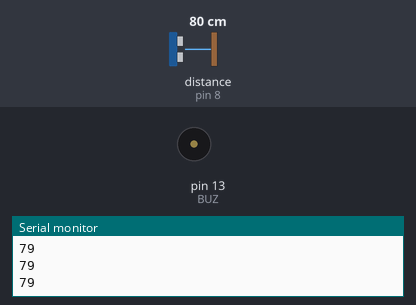
Simulated run of this sketch. Board: Arduino Uno, built with avr-gcc and run on an emulated ATmega328P. Shown: buzzer (waves = sounding, pin HIGH), the last lines printed to the serial monitor. Wiring (inferred from the names in the program): ultrasonic range finder: trigger pin 9; echo pin 8. Inputs (shaded band) come from the test bench; at power-on: distance to the obstacle (sensor on pin 8) 80 cm. The echo pulse lasts 58.3 µs per cm; pins used as bus, display or sensor lines are not drawn.

Above: at 1.2 s.
1.3 s: distance to the obstacle (sensor on pin 8) set to 17 cm
2.8 s: distance to the obstacle (sensor on pin 8) set to 14 cm
At 3.03 s:
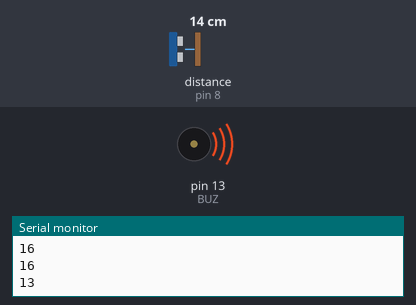
Timing chart, 0 to 11.8 s (numbered marks = the images above; inputs shaded):
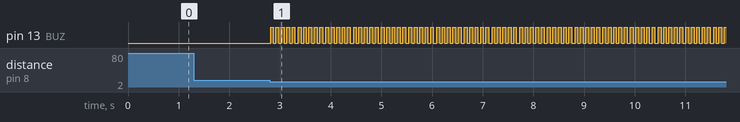

Measured:
- the behaviour switches between 16 and 15 cm on distance to the obstacle (sensor on pin 8) (found by bisection; images 0 and 1)
- after the input at 2.8 s, pin 13 (BUZ): alternates HIGH for 0.06 s and LOW for 0.05 s, starting at once

The sketch:

Smartshoe.ino
```cpp
#include <SoftwareSerial.h>

// Bluetooth configuration
SoftwareSerial B(10, 11); // RX, TX

// Ultrasonic sensor and buzzer configuration
#define trigPin 9    // Trig Pin Of HC-SR04
#define echoPin 8    // Echo Pin Of HC-SR04
#define BUZ 13       // BUZZER

long duration, distance;

void setup()
{
  // Initialize Bluetooth communication
  B.begin(9600);

  // Initialize Serial communication for debugging
  Serial.begin(9600);

  // Initialize pins for ultrasonic sensor and buzzer
  pinMode(BUZ, OUTPUT);
  pinMode(trigPin, OUTPUT); // Set Trig Pin As O/P To Transmit Waves
  pinMode(echoPin, INPUT);  // Set Echo Pin As I/P To Receive Reflected Waves
}

void loop()
{
  // Clear the trigPin
  digitalWrite(trigPin, LOW);
  delayMicroseconds(2);

  // Set the trigPin HIGH for 10 microseconds to send out a pulse
  digitalWrite(trigPin, HIGH);
  delayMicroseconds(10);
  digitalWrite(trigPin, LOW);

  // Read the echoPin and calculate the distance
  duration = pulseIn(echoPin, HIGH);
  distance = duration / 58.2; // Calculate the distance in centimeters

  // Print the distance to the Serial Monitor for debugging
  Serial.println(distance);

  // Send the distance data via Bluetooth
  B.print(distance);
  B.print(";");

  // If the distance is less than 15 cm, trigger the buzzer
  if (distance < 15)
  {
    // Turn the buzzer on and off 5 times
    for (int i = 0; i < 5; i++)
    {
      digitalWrite(BUZ, HIGH);
      B.print("Danger");
      delay(50);
      digitalWrite(BUZ, LOW);
      delay(50);
    }
  }

  // Small delay before the next loop iteration
  delay(10);
}
```
